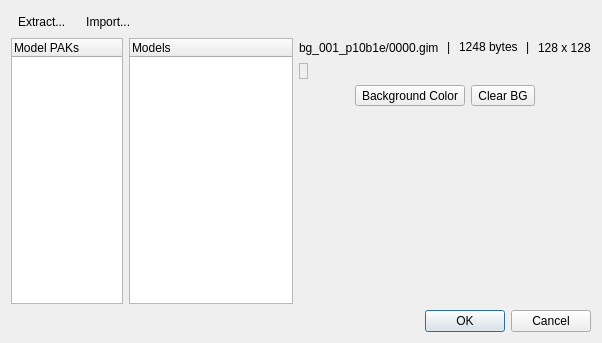
<?xml version="1.0" encoding="UTF-8"?>
<ui version="4.0">
 <class>ModelEditor</class>
 <widget class="QDialog" name="ModelEditor">
  <property name="geometry">
   <rect>
    <x>0</x>
    <y>0</y>
    <width>580</width>
    <height>343</height>
   </rect>
  </property>
  <property name="windowTitle">
   <string>Model Editor</string>
  </property>
  <property name="windowIcon">
   <iconset resource="../res/icons.qrc">
    <normaloff>:/monokuma-green.png</normaloff>:/monokuma-green.png</iconset>
  </property>
  <layout class="QVBoxLayout" name="verticalLayout">
   <item>
    <layout class="QHBoxLayout" name="horizontalLayout_2">
     <property name="spacing">
      <number>0</number>
     </property>
     <item>
      <widget class="QToolButton" name="btnExtract">
       <property name="sizePolicy">
        <sizepolicy hsizetype="Fixed" vsizetype="Fixed">
         <horstretch>0</horstretch>
         <verstretch>0</verstretch>
        </sizepolicy>
       </property>
       <property name="text">
        <string>Extract...  </string>
       </property>
       <property name="popupMode">
        <enum>QToolButton::InstantPopup</enum>
       </property>
       <property name="toolButtonStyle">
        <enum>Qt::ToolButtonTextOnly</enum>
       </property>
       <property name="autoRaise">
        <bool>true</bool>
       </property>
      </widget>
     </item>
     <item>
      <widget class="QToolButton" name="btnImport">
       <property name="sizePolicy">
        <sizepolicy hsizetype="Minimum" vsizetype="Fixed">
         <horstretch>0</horstretch>
         <verstretch>0</verstretch>
        </sizepolicy>
       </property>
       <property name="text">
        <string>Import...  </string>
       </property>
       <property name="popupMode">
        <enum>QToolButton::InstantPopup</enum>
       </property>
       <property name="toolButtonStyle">
        <enum>Qt::ToolButtonTextOnly</enum>
       </property>
       <property name="autoRaise">
        <bool>true</bool>
       </property>
       <property name="arrowType">
        <enum>Qt::NoArrow</enum>
       </property>
      </widget>
     </item>
     <item>
      <spacer name="horizontalSpacer">
       <property name="orientation">
        <enum>Qt::Horizontal</enum>
       </property>
       <property name="sizeType">
        <enum>QSizePolicy::Expanding</enum>
       </property>
       <property name="sizeHint" stdset="0">
        <size>
         <width>40</width>
         <height>20</height>
        </size>
       </property>
      </spacer>
     </item>
    </layout>
   </item>
   <item>
    <layout class="QHBoxLayout" name="horizontalLayout">
     <item>
      <widget class="QTreeWidget" name="treePaks">
       <property name="sizePolicy">
        <sizepolicy hsizetype="Preferred" vsizetype="Expanding">
         <horstretch>0</horstretch>
         <verstretch>0</verstretch>
        </sizepolicy>
       </property>
       <property name="minimumSize">
        <size>
         <width>112</width>
         <height>0</height>
        </size>
       </property>
       <property name="maximumSize">
        <size>
         <width>112</width>
         <height>16777215</height>
        </size>
       </property>
       <property name="alternatingRowColors">
        <bool>true</bool>
       </property>
       <property name="indentation">
        <number>15</number>
       </property>
       <property name="rootIsDecorated">
        <bool>false</bool>
       </property>
       <property name="uniformRowHeights">
        <bool>true</bool>
       </property>
       <property name="animated">
        <bool>false</bool>
       </property>
       <column>
        <property name="text">
         <string notr="true">Model PAKs</string>
        </property>
       </column>
      </widget>
     </item>
     <item>
      <widget class="QTreeWidget" name="treeModels">
       <property name="minimumSize">
        <size>
         <width>164</width>
         <height>0</height>
        </size>
       </property>
       <property name="maximumSize">
        <size>
         <width>164</width>
         <height>16777215</height>
        </size>
       </property>
       <property name="alternatingRowColors">
        <bool>true</bool>
       </property>
       <property name="indentation">
        <number>15</number>
       </property>
       <property name="uniformRowHeights">
        <bool>true</bool>
       </property>
       <column>
        <property name="text">
         <string>Models</string>
        </property>
       </column>
      </widget>
     </item>
     <item>
      <layout class="QVBoxLayout" name="verticalLayout_2">
       <item>
        <layout class="QHBoxLayout" name="horizontalLayout_5">
         <property name="spacing">
          <number>8</number>
         </property>
         <item>
          <widget class="QLabel" name="lblTexName">
           <property name="sizePolicy">
            <sizepolicy hsizetype="Maximum" vsizetype="Maximum">
             <horstretch>0</horstretch>
             <verstretch>0</verstretch>
            </sizepolicy>
           </property>
           <property name="minimumSize">
            <size>
             <width>0</width>
             <height>19</height>
            </size>
           </property>
           <property name="text">
            <string>bg_001_p10b1e/0000.gim</string>
           </property>
          </widget>
         </item>
         <item>
          <widget class="QLabel" name="label_5">
           <property name="sizePolicy">
            <sizepolicy hsizetype="Maximum" vsizetype="Maximum">
             <horstretch>0</horstretch>
             <verstretch>0</verstretch>
            </sizepolicy>
           </property>
           <property name="text">
            <string>|</string>
           </property>
          </widget>
         </item>
         <item>
          <widget class="QLabel" name="lblTexSize">
           <property name="sizePolicy">
            <sizepolicy hsizetype="Maximum" vsizetype="Maximum">
             <horstretch>0</horstretch>
             <verstretch>0</verstretch>
            </sizepolicy>
           </property>
           <property name="text">
            <string>1248 bytes</string>
           </property>
          </widget>
         </item>
         <item>
          <widget class="QLabel" name="label_6">
           <property name="sizePolicy">
            <sizepolicy hsizetype="Maximum" vsizetype="Maximum">
             <horstretch>0</horstretch>
             <verstretch>0</verstretch>
            </sizepolicy>
           </property>
           <property name="text">
            <string>|</string>
           </property>
          </widget>
         </item>
         <item>
          <widget class="QLabel" name="lblTexRes">
           <property name="sizePolicy">
            <sizepolicy hsizetype="Maximum" vsizetype="Maximum">
             <horstretch>0</horstretch>
             <verstretch>0</verstretch>
            </sizepolicy>
           </property>
           <property name="minimumSize">
            <size>
             <width>0</width>
             <height>19</height>
            </size>
           </property>
           <property name="text">
            <string>128 x 128</string>
           </property>
          </widget>
         </item>
        </layout>
       </item>
       <item>
        <widget class="QLabel" name="lblTexture">
         <property name="sizePolicy">
          <sizepolicy hsizetype="Maximum" vsizetype="Maximum">
           <horstretch>0</horstretch>
           <verstretch>0</verstretch>
          </sizepolicy>
         </property>
         <property name="autoFillBackground">
          <bool>false</bool>
         </property>
         <property name="styleSheet">
          <string notr="true"/>
         </property>
         <property name="frameShape">
          <enum>QFrame::StyledPanel</enum>
         </property>
         <property name="frameShadow">
          <enum>QFrame::Sunken</enum>
         </property>
         <property name="text">
          <string/>
         </property>
         <property name="alignment">
          <set>Qt::AlignCenter</set>
         </property>
        </widget>
       </item>
       <item>
        <layout class="QHBoxLayout" name="horizontalLayout_3">
         <item>
          <spacer name="horizontalSpacer_2">
           <property name="orientation">
            <enum>Qt::Horizontal</enum>
           </property>
           <property name="sizeHint" stdset="0">
            <size>
             <width>40</width>
             <height>20</height>
            </size>
           </property>
          </spacer>
         </item>
         <item>
          <widget class="QToolButton" name="btnBGColor">
           <property name="text">
            <string>Background Color</string>
           </property>
           <property name="popupMode">
            <enum>QToolButton::InstantPopup</enum>
           </property>
           <property name="toolButtonStyle">
            <enum>Qt::ToolButtonTextOnly</enum>
           </property>
           <property name="autoRaise">
            <bool>false</bool>
           </property>
          </widget>
         </item>
         <item>
          <widget class="QToolButton" name="btnClearBG">
           <property name="text">
            <string>Clear BG</string>
           </property>
          </widget>
         </item>
         <item>
          <spacer name="horizontalSpacer_3">
           <property name="orientation">
            <enum>Qt::Horizontal</enum>
           </property>
           <property name="sizeHint" stdset="0">
            <size>
             <width>40</width>
             <height>20</height>
            </size>
           </property>
          </spacer>
         </item>
        </layout>
       </item>
       <item>
        <spacer name="verticalSpacer">
         <property name="orientation">
          <enum>Qt::Vertical</enum>
         </property>
         <property name="sizeHint" stdset="0">
          <size>
           <width>20</width>
           <height>40</height>
          </size>
         </property>
        </spacer>
       </item>
      </layout>
     </item>
    </layout>
   </item>
   <item>
    <widget class="QDialogButtonBox" name="buttonBox">
     <property name="orientation">
      <enum>Qt::Horizontal</enum>
     </property>
     <property name="standardButtons">
      <set>QDialogButtonBox::Cancel|QDialogButtonBox::Ok</set>
     </property>
    </widget>
   </item>
  </layout>
  <action name="actionExtractAll">
   <property name="text">
    <string>All</string>
   </property>
  </action>
  <action name="actionExtractSelected">
   <property name="text">
    <string>Selected</string>
   </property>
   <property name="toolTip">
    <string>Extract Selected</string>
   </property>
  </action>
  <action name="actionExtractUnique">
   <property name="text">
    <string>Unique</string>
   </property>
  </action>
  <action name="actionImportTexture">
   <property name="text">
    <string>Texture</string>
   </property>
  </action>
  <action name="actionImportGMO">
   <property name="text">
    <string>GMO Folder</string>
   </property>
  </action>
  <action name="actionImportFull">
   <property name="text">
    <string>Full</string>
   </property>
  </action>
 </widget>
 <resources>
  <include location="../res/icons.qrc"/>
 </resources>
 <connections>
  <connection>
   <sender>buttonBox</sender>
   <signal>accepted()</signal>
   <receiver>ModelEditor</receiver>
   <slot>accept()</slot>
   <hints>
    <hint type="sourcelabel">
     <x>413</x>
     <y>323</y>
    </hint>
    <hint type="destinationlabel">
     <x>295</x>
     <y>312</y>
    </hint>
   </hints>
  </connection>
  <connection>
   <sender>buttonBox</sender>
   <signal>rejected()</signal>
   <receiver>ModelEditor</receiver>
   <slot>reject()</slot>
   <hints>
    <hint type="sourcelabel">
     <x>514</x>
     <y>324</y>
    </hint>
    <hint type="destinationlabel">
     <x>455</x>
     <y>310</y>
    </hint>
   </hints>
  </connection>
  <connection>
   <sender>btnBGColor</sender>
   <signal>clicked()</signal>
   <receiver>ModelEditor</receiver>
   <slot>set_background_color()</slot>
   <hints>
    <hint type="sourcelabel">
     <x>419</x>
     <y>256</y>
    </hint>
    <hint type="destinationlabel">
     <x>356</x>
     <y>239</y>
    </hint>
   </hints>
  </connection>
  <connection>
   <sender>btnClearBG</sender>
   <signal>clicked()</signal>
   <receiver>ModelEditor</receiver>
   <slot>clear_background_color()</slot>
   <hints>
    <hint type="sourcelabel">
     <x>506</x>
     <y>256</y>
    </hint>
    <hint type="destinationlabel">
     <x>458</x>
     <y>222</y>
    </hint>
   </hints>
  </connection>
  <connection>
   <sender>treePaks</sender>
   <signal>currentItemChanged(QTreeWidgetItem*,QTreeWidgetItem*)</signal>
   <receiver>ModelEditor</receiver>
   <slot>model_pak_selected(QTreeWidgetItem*)</slot>
   <hints>
    <hint type="sourcelabel">
     <x>81</x>
     <y>96</y>
    </hint>
    <hint type="destinationlabel">
     <x>345</x>
     <y>29</y>
    </hint>
   </hints>
  </connection>
  <connection>
   <sender>treeModels</sender>
   <signal>currentItemChanged(QTreeWidgetItem*,QTreeWidgetItem*)</signal>
   <receiver>ModelEditor</receiver>
   <slot>texture_selected(QTreeWidgetItem*)</slot>
   <hints>
    <hint type="sourcelabel">
     <x>213</x>
     <y>89</y>
    </hint>
    <hint type="destinationlabel">
     <x>445</x>
     <y>43</y>
    </hint>
   </hints>
  </connection>
 </connections>
 <slots>
  <slot>set_background_color()</slot>
  <slot>clear_background_color()</slot>
  <slot>model_pak_selected(QTreeWidgetItem*)</slot>
  <slot>texture_selected(QTreeWidgetItem*)</slot>
 </slots>
</ui>
